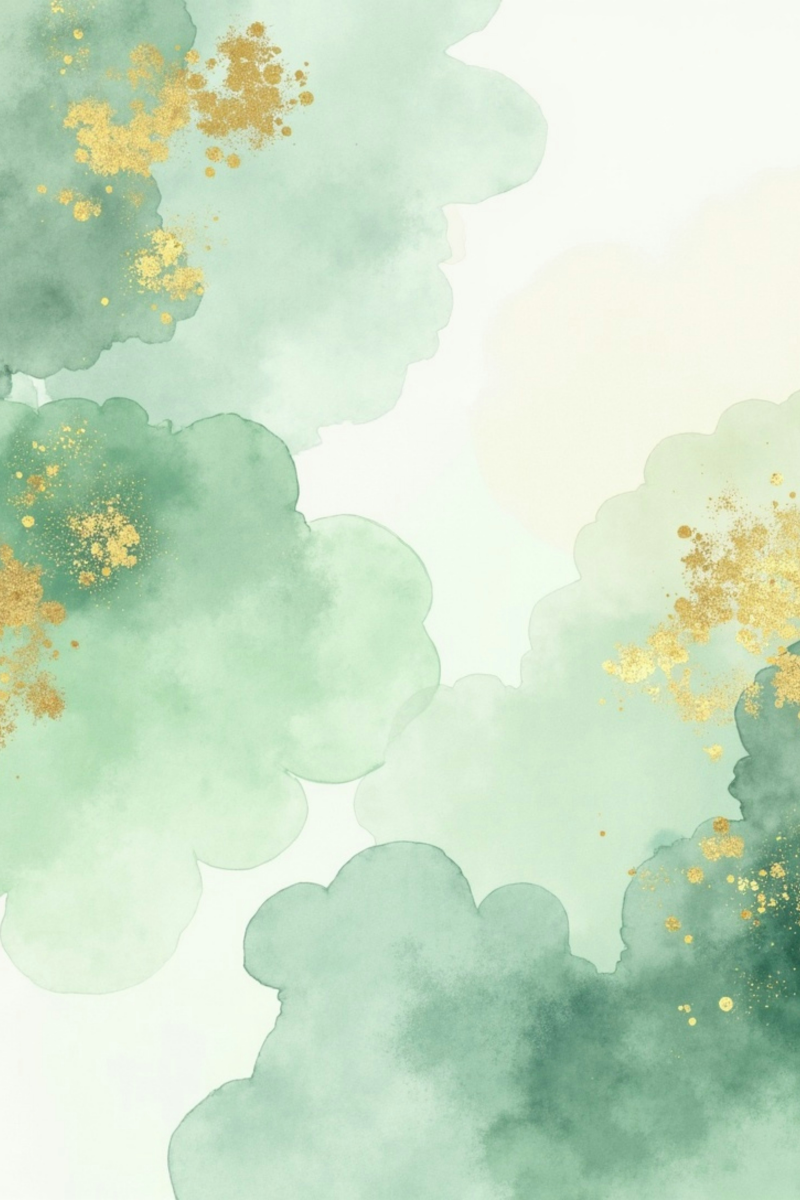
#> input picture assets/backgrounds/Background_aquarel_unsplash.jpg, 4000 x 6000 px (shown at 1/5 size)
$ python prepare-web-assets.py
#> lines starting #> are read from the running program, lines starting #| are printed output that depends on the picture
"""Create lightweight website copies; original PNGs remain the email/source assets."""
from pathlib import Path
from PIL import Image, ImageOps

ROOT = Path(__file__).resolve().parents[1]

def prepare(root=ROOT):
    output=root/'assets/web'
    for name in ['houses','decorations']:(output/name).mkdir(parents=True,exist_ok=True)
    with Image.open(root/'assets/backgrounds/Background_aquarel_unsplash.jpg') as original:
#> original is the input picture: PIL image 4000x6000 RGB; mean R, G, B 203, 224, 198.7
        image=ImageOps.exif_transpose(original).convert('RGB')
        image.thumbnail((2000,2600))
        image.save(output/'background.webp','WEBP',quality=88,method=6)
    for source in sorted((root/'assets/houses').glob('house-*.png')):
        with Image.open(source) as original:
            image=original.convert('RGBA')
            factor=768/max(image.size)
            image=image.resize((round(image.width*factor),round(image.height*factor)),Image.Resampling.LANCZOS)
            canvas=Image.new('RGBA',(768,768),(0,0,0,0))
            canvas.alpha_composite(image,((768-image.width)//2,(768-image.height)//2))
            canvas.save(output/'houses'/f'{source.stem}.webp','WEBP',quality=88,method=6)
    for source in sorted((root/'assets/decorations').glob('*.png')):
        with Image.open(source) as original:
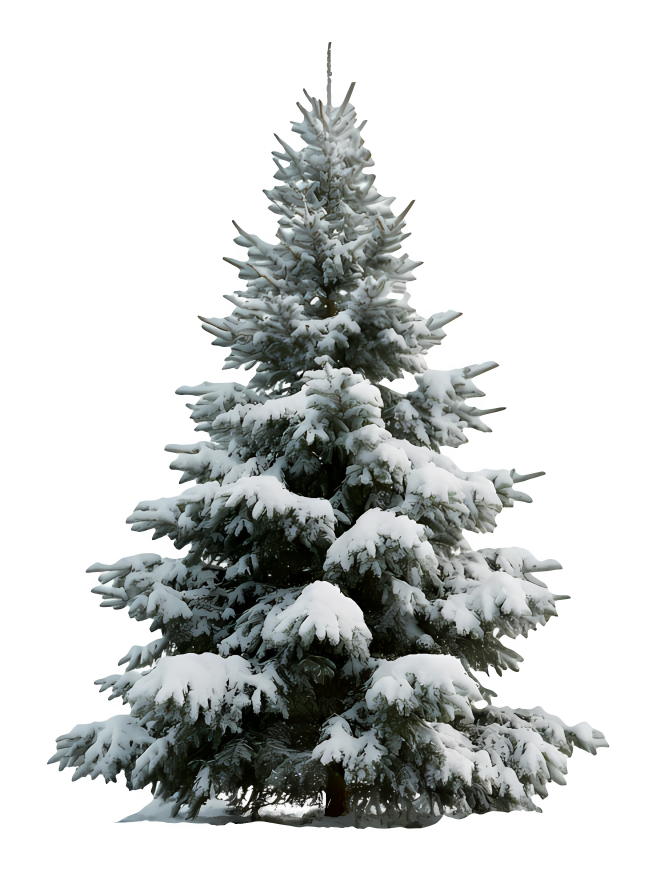
#> input picture assets/decorations/tree_1.png, 1952 x 2636 px (shown at 1/3 size)
#> original is the input picture: PIL image 1952x2636 RGBA; mean R, G, B, A 42.3, 44.9, 43.8, 93.2
            image=original.convert('RGBA');image.thumbnail((1000,1000) if source.stem.startswith('snow') else (450,600))
#> after `image.thumbnail((1000, 1000) if source.stem.startswith('snow') else (4`:
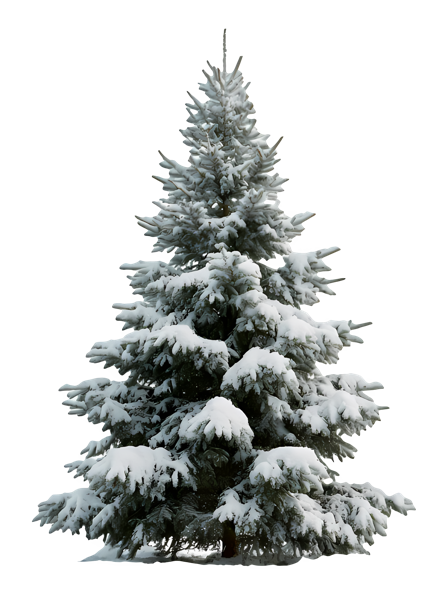
#> image: PIL image 444x600 RGBA; mean R, G, B, A 41.5, 44.1, 43.1, 93.2; transparent parts drawn white
            image.save(output/'decorations'/f'{source.stem}.webp','WEBP',quality=87,method=6)
    print(f'Prepared {len(list(output.rglob("*.webp")))} web assets, {sum(p.stat().st_size for p in output.rglob("*.webp"))//1024} KiB total. Original PNGs unchanged.')

if __name__=='__main__':
    import sys
    prepare(Path(sys.argv[1]) if len(sys.argv)>1 else ROOT)
